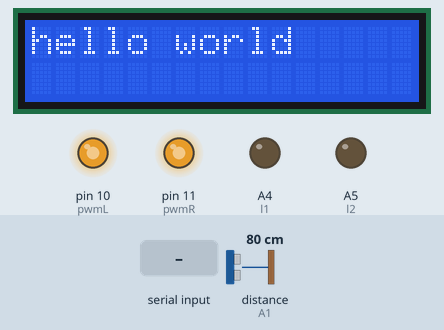
Bench run of a sketch on a simulated Arduino Uno, built with avr-gcc and run on an emulated ATmega328P. Shown: 16×2 character LCD, output pins drawn as LEDs (lit = HIGH). Inputs (shaded band) come from the test bench; at power-on: distance to the obstacle (sensor on A1) 80 cm. The echo pulse lasts 58.3 µs per cm; pins used as bus, display or sensor lines are not drawn.

Above: at 1.2 s.
1.3 s: "F" received over Serial
Timing chart, 0 to 4.3 s (numbered marks = the images above; inputs shaded):
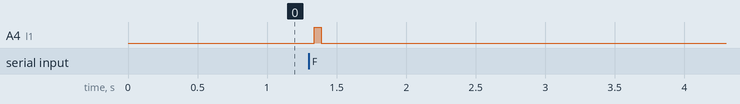

The sketch:

_4WD_bot.ino
```cpp
#include <NewPing.h>
#include <LiquidCrystal.h>


#define TRIGGER_PIN  A0
#define ECHO_PIN     A1
#define MAX_DISTANCE 200

#define l1 A4
#define l2 A5
#define r1 A3
#define r2 A2
#define pwmR 11
#define pwmL 10

NewPing distance_sensor(TRIGGER_PIN, ECHO_PIN, MAX_DISTANCE);
LiquidCrystal lcd(12,8,5,4,3,2);
int distance;
char c;
void setup() {
  // put your setup code here, to run once:
  pinMode(l1,OUTPUT);
  pinMode(l2,OUTPUT);
  pinMode(r1,OUTPUT);
  pinMode(r1,OUTPUT);
  pinMode(pwmL,OUTPUT);
  pinMode(pwmR,OUTPUT);
//  digitalWrite(r2,1);
//  digitalWrite(l1,1);
  analogWrite(pwmL,200);
  analogWrite(pwmR,200);
  Serial.begin(9600);
  lcd.begin(16,2);
  lcd.clear();
  lcd.print("hello world");
}
void forward(){
  digitalWrite(r1,1);
  digitalWrite(l1,1);
  digitalWrite(r2,0);
  digitalWrite(l2,0);
  delay(50);
}

void right(){
  digitalWrite(r1,0);
  digitalWrite(l1,1);
  digitalWrite(r2,0);
  digitalWrite(l2,0);
  delay(50);
}
void left(){
  digitalWrite(r1,1);
  digitalWrite(l1,0);
  digitalWrite(r2,0);
  digitalWrite(l2,0);
  delay(50);
}
void halt(){
  digitalWrite(r1,0);
  digitalWrite(l1,0);
  digitalWrite(r2,0);
  digitalWrite(l2,0);
  delay(50);
}
void loop() {
  // put your main code here, to run repeatedly:
  delay(50);
  distance=distance_sensor.ping_cm();
  if(Serial.available()){
    c=Serial.read();
    switch(c){
      case 'F':
      forward();
      break;
      case 'S':
      halt();
      break;
      case 'R':
      right();
      break;
      case 'L':
      left();
      break;
    }
    halt();
}
}
```

Measured:
- after the input at 1.3 s, A4 (l1): LOW → HIGH at once, → LOW 0.05 s later
